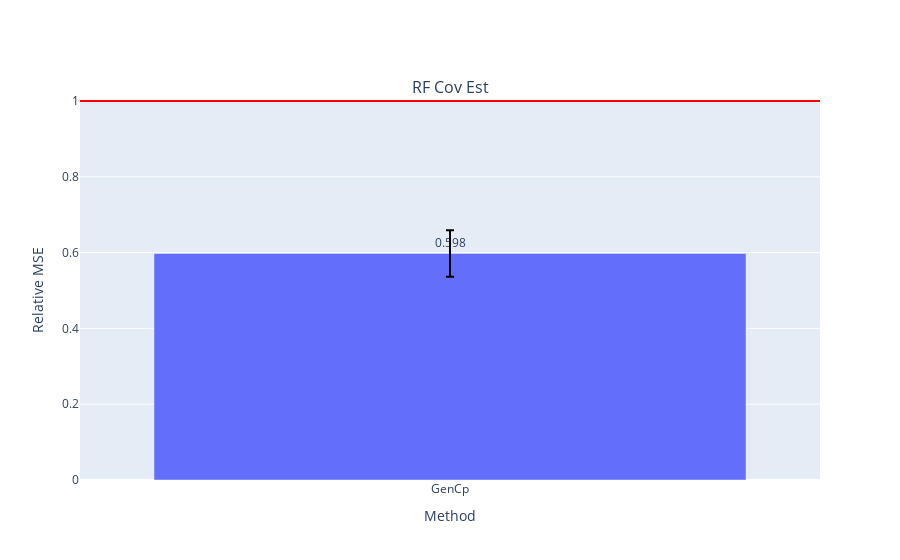

Notebook code for this chart:
### Code cell
fig = make_subplots(
    rows=1, cols=len(models),
    subplot_titles=["RF Cov Est"])

for i, errs in enumerate(model_errs):
    risks = [err.mean() for err in errs]
    test_risk = risks[0]
    # elev_test_risk = risks[1]
    # est_risks = risks[2:]
    est_risks = risks[1:]

    df = pd.DataFrame({est_names[i]: errs[i+1] for i in np.arange(len(est_names))})

    fig.add_trace(go.Bar(
    #     x=['VRF', 'BF_WR', 'BF_FR'], 
        x = df.columns,
        y=(df).mean()/test_risk,
        marker_color=px.colors.qualitative.Plotly,
        text=np.around((df).mean()/test_risk,3),
        textposition='outside',
        error_y=dict(
            type='data',
            color='black',
            array=(df).std() / test_risk,
    #         array=(df/test_risk).clip(upper=(df/test_risk).quantile(.95),axis=1).std(),
    #         symmetric=False,
    #         array=(df/test_risk).quantile(.95) - (df/test_risk).mean(),
    #         arrayminus=(df/test_risk).mean() - (df/test_risk).quantile(.93)
        )
    #         array=(df).mean() + (df).std(),
    #         arrayminus=(df).mean() - (df).std())
    ), row=1, col=i+1)
    # fig.add_trace(go.Bar(
    #     name='Experimental',
    #     x=['GenCp', 'KFCV', 'SPCV'], y=(df).mean(),
    #     error_y=dict(type='data', array=[1, 2])
    # ))
    # fig.update_layout(barmode='group')
    fig.add_hline(y=1., line_color='red', row=1, col=i+1)
    # fig.add_hline(y=elev_test_risk / test_risk, line_color='gray', line_dash='dash', row=1, col=i+1)
    
    fig.update_xaxes(title_text="Method", row=1, col=i+1)
    fig.update_yaxes(title_text="Relative MSE", row=1, col=i+1)
    
# fig.update_layout(
# #     title=f"FC_\u03B4{delta}_snr{snr}_nk{noise_kernel}_nls{noise_length_scale}_nv{noise_nu}_Xk{X_kernel}_Xls{X_length_scale}_Xv{X_nu}",
#     title=title,
#     xaxis_title="Method",
#     yaxis_title="MSE",
# #     legend_title="Legend Title",
# #     font=dict(
# #         family="Courier New, monospace",
# #         size=18,
# #         color="RebeccaPurple"
# #     )
# )
# barfp = os.path.expanduser(savedir + fig.layout.title['text'] + ".jpeg")
# fig.write_image(os.path.expanduser(barfp))
fig.show()

### Figure 1 — Plotly figure (JSON) as saved in the notebook; plotly's stock layout.template omitted (floating-point values rounded to 4 significant figures)
{"data": [{"error_y": {"array": [0.06124], "color": "black", "type": "data"}, "marker": {"color": ["#636EFA", "#EF553B", "#00CC96", "#AB63FA", "#FFA15A", "#19D3F3", "#FF6692", "#B6E880", "#FF97FF", "#FECB52"]}, "text": [0.598], "textposition": "outside", "type": "bar", "x": ["GenCp"], "xaxis": "x", "y": [0.5976], "yaxis": "y"}], "layout": {"annotations": [{"font": {"size": 16}, "showarrow": false, "text": "RF Cov Est", "x": 0.5, "xanchor": "center", "xref": "paper", "y": 1, "yanchor": "bottom", "yref": "paper"}], "shapes": [{"line": {"color": "red"}, "type": "line", "x0": 0, "x1": 1, "xref": "x domain", "y0": 1, "y1": 1, "yref": "y"}], "xaxis": {"anchor": "y", "domain": [0, 1], "title": {"text": "Method"}}, "yaxis": {"anchor": "x", "domain": [0, 1], "title": {"text": "Relative MSE"}}}}
